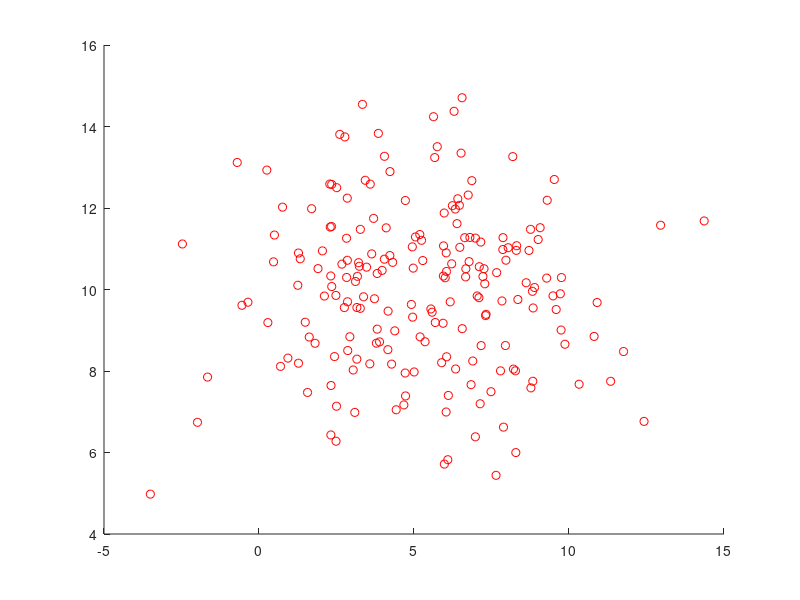

Reproduce this figure in MATLAB. (Note: this script raises an error after producing the figure.)
clear;
close all;
clf;

muA = [5 10]';
sigmaA = [8 0 ; 0 4];

[VA,DA] = eig(sigmaA)

WAinv = inv((VA)')*DA^0.5;

zA = zeros(2,200);

for i =1:200
    plus = randn(2,1);
    plus = WAinv*plus;
    zA(:,i) = muA + plus;
end

hold on;
x1A = zA(1,:);
x2A = zA(2,:);
scatter(x1A,x2A, 'r');

plot_ellipse(muA(1),muA(2), atan(VA(2,1)/VA(1,1)), sqrt(DA(1,1)), sqrt(DA(2,2)), 'r')
hold on;

muA = [10 15]';
sigmaA = [8 0 ; 0 4];

[VA,DA] = eig(sigmaA)

WAinv = inv((VA)')*DA^0.5;

zA = zeros(2,200);

for i =1:200
    plus = randn(2,1);
    plus = WAinv*plus;
    zA(:,i) = muA + plus;
end

hold on;
x1A = zA(1,:);
x2A = zA(2,:);
scatter(x1A,x2A, 'b');

plot_ellipse(muA(1),muA(2), atan(VA(2,1)/VA(1,1)), sqrt(DA(1,1)), sqrt(DA(2,2)), 'b')
xlabel('X_1')
ylabel('X_2')
title("Case 1 Clusters")
legend("Class A", "Class A Standard Deviation Contour", "Class B", "Class B Standard Deviation Contour")

% muB = [10 15]';
% sigmaB = [16 0 ; 0 4];
% 
% WBinv = [sqrt(16) 0; 0 2];
% 
% zB = zeros(2,200);
% 
% for i =1:200
%     plus = randn(2,1);
%     plus = WBplus;
%     zB(:,i) = muB + plus;
% end
% 
% x1B = zB(1,:);
% x2B = zB(2,:);
% scatter(x1B,x2B);
% 
% %Class A
% muA = [5 10];;
% sigmaA = [8 0; 0 4];
% R = chol(sigmaA);
% zA = repmat(muA,200,1) + randn(200,2)*R;
% s = size(zA);
% x= zA(:,1);
% z=zA(:,2);
% scatter(x,z,'filled','r');
% hold on;
% 
% %Class B
% muB = [10 15];
% sigmaB = [8 0; 0 4];
% R = chol(sigmaB);
% zB = repmat(muB,200,1) + randn(200,2)*R;
% x= zB(:,1);
% z=zB(:,2);
% scatter(x,z,'filled','b');
% xlabel("X_1");
% ylabel("X_2");
% title("Case 1 Clusters");
% hold on;
% 
% plot_ellipse(muA(1),muA(2), 0, sqrt(sigmaA(1,1)), sqrt(sigmaA(2,2)), 'r')
% hold on;
% plot_ellipse(muB(1),muB(2), 0, sqrt(sigmaB(1,1)), sqrt(sigmaB(2,2)), 'b')
% 
% 
% % %%CASE 2
% % muC = [5 10];
% % sigmaC = [8 4; 4 40];
% % R = chol(sigmaC);
% % zC = repmat(muC,100,1) + randn(100,2)*R;
% % x= zC(:,1);
% % z=zC(:,2);
% % scatter(x,z,'filled','r');
% % hold on;
% % 
% % muD = [15 10];
% % sigmaD = [8 0; 0 8];
% % R = chol(sigmaD);
% % zD = repmat(muD,200,1) + randn(200,2)*R;
% % x= zD(:,1);
% % z=zD(:,2);
% % scatter(x,z,'filled','b');
% % hold on;
% % 
% % muE = [10 5];
% % sigmaE = [10 -5; -5 20];
% % R = chol(sigmaE);
% % zE = repmat(muE,150,1) + randn(150,2)*R;
% % x= zE(:,1);
% % z=zE(:,2);
% % scatter(x,z,'filled','g');
% % hold on;
% 
% 
% 
